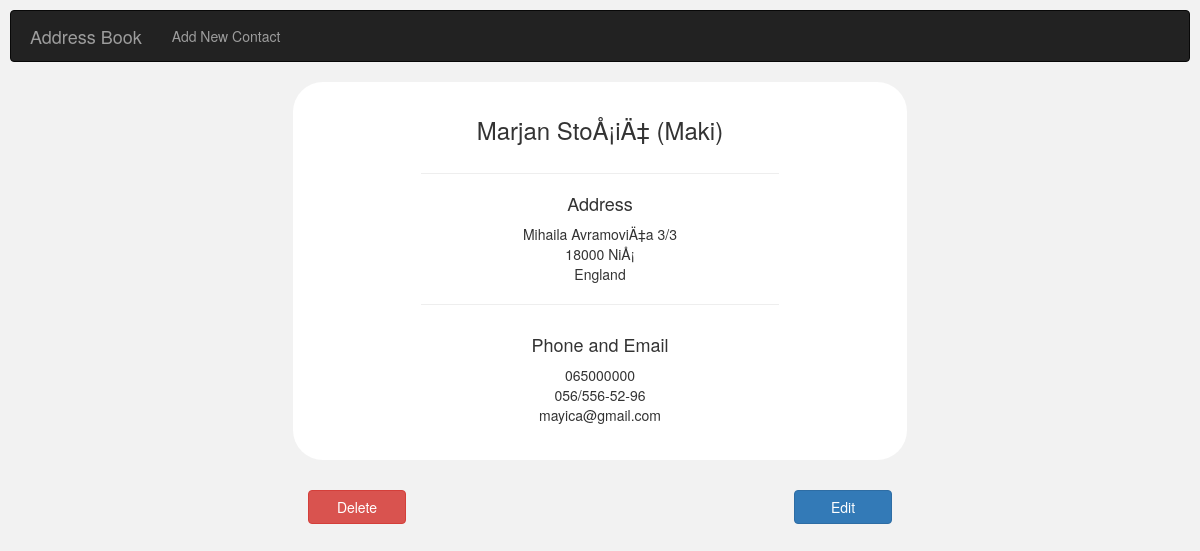
The app's page /single_contact.php?id=7 with its own data.
### tables this page shows
CREATE TABLE IF NOT EXISTS `person_details` (
  `id` int(11) NOT NULL AUTO_INCREMENT,
  `person_id` int(11) NOT NULL,
  `street` varchar(250) NOT NULL,
  `number` varchar(250) NOT NULL,
  `city` varchar(250) NOT NULL,
  `zip_code` varchar(250) NOT NULL,
  `country` varchar(250) NOT NULL,
  `email` varchar(250) NOT NULL,
  `phone_1` varchar(250) NOT NULL,
  `phone_2` varchar(250) NOT NULL,
  PRIMARY KEY (`id`),
  KEY `person_id` (`person_id`)
);

CREATE TABLE IF NOT EXISTS `person` (
  `id` int(11) NOT NULL AUTO_INCREMENT,
  `first_name` varchar(250) NOT NULL,
  `last_name` varchar(250) NOT NULL,
  `nickname` varchar(250) NOT NULL,
  PRIMARY KEY (`id`)
);

### single_contact.php (the view, shortened to what this page needs)
<?php include("includes/connection.php"); ?>
<?php
$id = $_GET['id'];
$sql  = "SELECT * FROM person ";
$sql .= "LEFT JOIN person_details ";
$sql .= "ON person.id = person_details.person_id ";
$sql .= "WHERE person_id ='$id'";
$result = mysqli_query($connection, $sql);
$row = mysqli_fetch_array($result);
?>
<?php include("includes/header.php"); ?>
    <div class="container">
        <div class="row text-center  col-md-10 col-md-offset-1">
            <div id="div1" class="col-md-8 col-md-offset-2  ">
                <h3><?php echo $row['first_name'] . " " .$row['last_name']; ?><?php echo " (" . $row['nickname'] . ") "  ;?></h3>
                <div id="div2" class="col-md-8 col-md-offset-2">
                  <hr>
                  <h4>Address </h4>
                  <?php echo $row['street'] . " " . $row['number']; ?><br>
                  <?php echo $row['zip_code'] . " " . $row['city'];?><br>
                  <?php echo $row['country']; ?><br>
                  <hr>
                </div>
                <div id="div3" class="col-md-8 col-md-offset-2">
                  <h4>Phone and Email</h4>
                  <?php echo $row['phone_1']; ?><br>
                  <?php echo $row['phone_2']; ?><br>
                  <?php echo $row['email']; ?><br>
                </div>
            </div>
            <div  class="col-md-8 col-md-offset-2">
                <a href="delete.php?id=<?php echo $id; ?>" class="btn btn-danger col-md-2 pull-left" role="button">Delete</a>
                <a href="edit.php?id=<?php echo $id; ?>" class="btn btn-primary col-md-2 pull-right" role="button">Edit</a>
            </div>
        </div>
            </div>
<?php include("includes/footer.php"); ?>

### css/styles.css (style rules this page uses)
body { padding: 10px 10px; background-color: #f2f2f2; }
#div1 { padding-top: 15px; margin-right: 0px; padding-right: 15px; background-color: white; margin-bottom: 30px; padding-bottom: 15px; -webkit-border-radius: 30px; -moz-border-radius: 30px; border-radius: 30px; }
#div2 { padding-top: 0px; margin-right:0px; padding-right: 15px; background-color: white; }
#div3 { padding-top: 0px; margin-right: 0px; padding-right: 15px; padding-bottom: 20px; background-color: white; }

### records on screen
person_details: person.first_name "Marjan", person.last_name "StoÅ¡iÄ‡", person.nickname "Maki", street "Mihaila AvramoviÄ‡a", number "3/3", zip_code "18000", city "NiÅ¡", country "England", phone_1 "065000000", phone_2 "056/556-52-96", email "mayica@gmail.com"
